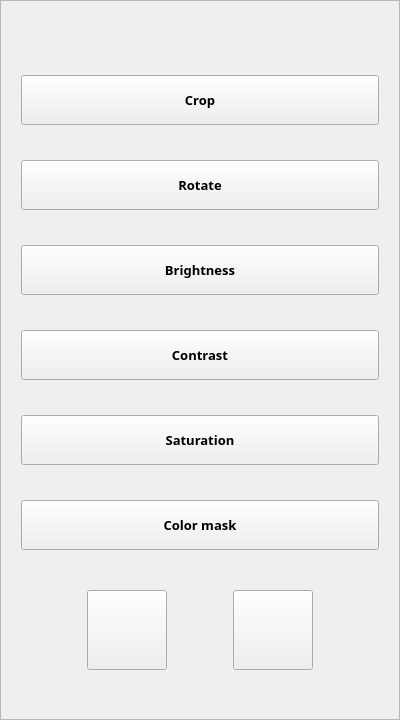
<?xml version="1.0" encoding="UTF-8"?>
<ui version="4.0">
 <class>AF</class>
 <widget class="QWidget" name="AF">
  <property name="geometry">
   <rect>
    <x>0</x>
    <y>0</y>
    <width>400</width>
    <height>720</height>
   </rect>
  </property>
  <property name="windowTitle">
   <string>AF</string>
  </property>
  <layout class="QHBoxLayout" name="horizontalLayout_2">
   <property name="leftMargin">
    <number>0</number>
   </property>
   <property name="topMargin">
    <number>0</number>
   </property>
   <property name="rightMargin">
    <number>0</number>
   </property>
   <property name="bottomMargin">
    <number>0</number>
   </property>
   <item>
    <widget class="QFrame" name="frame">
     <property name="maximumSize">
      <size>
       <width>9999</width>
       <height>9999</height>
      </size>
     </property>
     <property name="frameShape">
      <enum>QFrame::StyledPanel</enum>
     </property>
     <property name="frameShadow">
      <enum>QFrame::Raised</enum>
     </property>
     <layout class="QVBoxLayout" name="verticalLayout_3">
      <property name="spacing">
       <number>35</number>
      </property>
      <property name="leftMargin">
       <number>20</number>
      </property>
      <property name="topMargin">
       <number>25</number>
      </property>
      <property name="rightMargin">
       <number>20</number>
      </property>
      <property name="bottomMargin">
       <number>0</number>
      </property>
      <item>
       <layout class="QVBoxLayout" name="verticalLayout_2">
        <property name="spacing">
         <number>35</number>
        </property>
        <property name="rightMargin">
         <number>0</number>
        </property>
        <item>
         <widget class="QPushButton" name="crop_btn">
          <property name="sizePolicy">
           <sizepolicy hsizetype="Expanding" vsizetype="Fixed">
            <horstretch>0</horstretch>
            <verstretch>0</verstretch>
           </sizepolicy>
          </property>
          <property name="maximumSize">
           <size>
            <width>16777215</width>
            <height>50</height>
           </size>
          </property>
          <property name="font">
           <font>
            <family>Neue Haas Grotesk Text Pro</family>
            <pointsize>10</pointsize>
            <weight>75</weight>
            <bold>true</bold>
           </font>
          </property>
          <property name="text">
           <string>Crop</string>
          </property>
         </widget>
        </item>
        <item>
         <widget class="QPushButton" name="rotate_btn">
          <property name="sizePolicy">
           <sizepolicy hsizetype="Expanding" vsizetype="Fixed">
            <horstretch>0</horstretch>
            <verstretch>0</verstretch>
           </sizepolicy>
          </property>
          <property name="maximumSize">
           <size>
            <width>16777215</width>
            <height>50</height>
           </size>
          </property>
          <property name="font">
           <font>
            <family>Neue Haas Grotesk Text Pro</family>
            <pointsize>10</pointsize>
            <weight>75</weight>
            <bold>true</bold>
           </font>
          </property>
          <property name="text">
           <string>Rotate</string>
          </property>
         </widget>
        </item>
        <item>
         <widget class="QPushButton" name="brightness_btn">
          <property name="sizePolicy">
           <sizepolicy hsizetype="Expanding" vsizetype="Fixed">
            <horstretch>0</horstretch>
            <verstretch>0</verstretch>
           </sizepolicy>
          </property>
          <property name="maximumSize">
           <size>
            <width>16777215</width>
            <height>50</height>
           </size>
          </property>
          <property name="font">
           <font>
            <family>Neue Haas Grotesk Text Pro</family>
            <pointsize>10</pointsize>
            <weight>75</weight>
            <bold>true</bold>
           </font>
          </property>
          <property name="text">
           <string>Brightness</string>
          </property>
         </widget>
        </item>
        <item>
         <widget class="QPushButton" name="contrast_btn">
          <property name="sizePolicy">
           <sizepolicy hsizetype="Expanding" vsizetype="Fixed">
            <horstretch>0</horstretch>
            <verstretch>0</verstretch>
           </sizepolicy>
          </property>
          <property name="maximumSize">
           <size>
            <width>16777215</width>
            <height>50</height>
           </size>
          </property>
          <property name="font">
           <font>
            <family>Neue Haas Grotesk Text Pro</family>
            <pointsize>10</pointsize>
            <weight>75</weight>
            <bold>true</bold>
           </font>
          </property>
          <property name="text">
           <string>Contrast</string>
          </property>
         </widget>
        </item>
        <item>
         <widget class="QPushButton" name="saturation_btn">
          <property name="sizePolicy">
           <sizepolicy hsizetype="Expanding" vsizetype="Fixed">
            <horstretch>0</horstretch>
            <verstretch>0</verstretch>
           </sizepolicy>
          </property>
          <property name="maximumSize">
           <size>
            <width>16777215</width>
            <height>50</height>
           </size>
          </property>
          <property name="font">
           <font>
            <family>Neue Haas Grotesk Text Pro</family>
            <pointsize>10</pointsize>
            <weight>75</weight>
            <bold>true</bold>
           </font>
          </property>
          <property name="text">
           <string>Saturation</string>
          </property>
         </widget>
        </item>
        <item>
         <widget class="QPushButton" name="mask_btn">
          <property name="maximumSize">
           <size>
            <width>16777215</width>
            <height>50</height>
           </size>
          </property>
          <property name="font">
           <font>
            <family>Neue Haas Grotesk Text Pro</family>
            <pointsize>10</pointsize>
            <weight>75</weight>
            <bold>true</bold>
           </font>
          </property>
          <property name="text">
           <string>Color mask</string>
          </property>
         </widget>
        </item>
        <item>
         <spacer name="horizontalSpacer">
          <property name="orientation">
           <enum>Qt::Vertical</enum>
          </property>
          <property name="sizeType">
           <enum>QSizePolicy::Fixed</enum>
          </property>
          <property name="sizeHint" stdset="0">
           <size>
            <width>5</width>
            <height>5</height>
           </size>
          </property>
         </spacer>
        </item>
        <item>
         <layout class="QHBoxLayout" name="hbox3">
          <property name="spacing">
           <number>0</number>
          </property>
          <item>
           <widget class="QPushButton" name="y_btn">
            <property name="sizePolicy">
             <sizepolicy hsizetype="Maximum" vsizetype="Fixed">
              <horstretch>0</horstretch>
              <verstretch>0</verstretch>
             </sizepolicy>
            </property>
            <property name="maximumSize">
             <size>
              <width>80</width>
              <height>80</height>
             </size>
            </property>
            <property name="text">
             <string/>
            </property>
           </widget>
          </item>
          <item>
           <widget class="QPushButton" name="n_btn">
            <property name="sizePolicy">
             <sizepolicy hsizetype="Maximum" vsizetype="Fixed">
              <horstretch>0</horstretch>
              <verstretch>0</verstretch>
             </sizepolicy>
            </property>
            <property name="maximumSize">
             <size>
              <width>80</width>
              <height>80</height>
             </size>
            </property>
            <property name="text">
             <string/>
            </property>
           </widget>
          </item>
         </layout>
        </item>
       </layout>
      </item>
     </layout>
    </widget>
   </item>
  </layout>
 </widget>
 <resources/>
 <connections/>
</ui>
